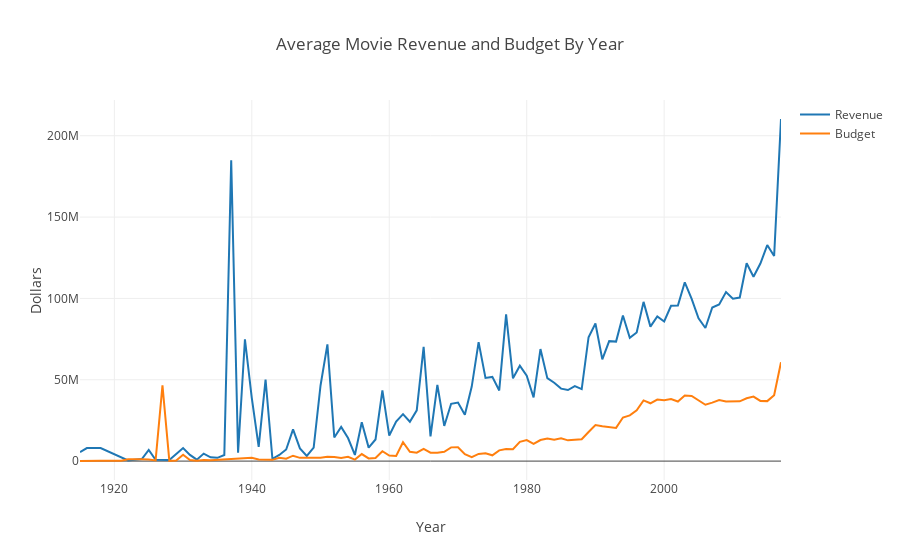

Notebook cell for this chart:
### Code cell
# Graph using plotly, after generating series of x and y axis
trace1 = go.Scatter(x = YEAR_list, y = revenue_list_2, name = 'Revenue')
trace2 = go.Scatter(x = YEAR_list, y = budget_list_2, name = 'Budget')
data = [trace1, trace2]

layout = dict(title = 'Average Movie Revenue and Budget By Year',
              xaxis = dict(title = 'Year'),
              yaxis = dict(title = 'Dollars'),
              )

fig = dict(data=data, layout=layout)
plotly.offline.iplot(fig, filename='Movie Budget Over Time')
